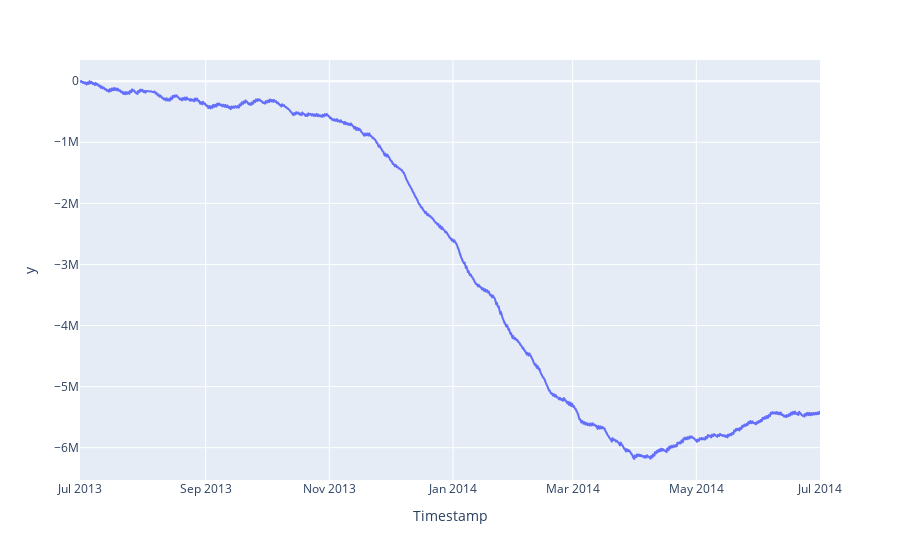

The notebook cell saved with this chart:
### Code cell
fig = px.line(netzero1_hourly, x="Timestamp", y=instant_power_balance_cummulative1)
fig.show()

### Figure 1 — Plotly figure (JSON) as saved in the notebook; plotly's stock layout.template omitted (floating-point values rounded to 4 significant figures; data arrays with more than 128 entries replaced by an {"elided": "..."} marker saying what was removed)
{"data": [{"hovertemplate": "Timestamp=%{x}<br>y=%{y}<extra></extra>", "legendgroup": "", "line": {"color": "#636efa", "dash": "solid"}, "marker": {"symbol": "circle"}, "mode": "lines", "name": "", "showlegend": false, "x": {"elided": "8761 str values"}, "xaxis": "x", "y": {"elided": "8761 float values"}, "yaxis": "y", "type": "scattergl"}], "layout": {"xaxis": {"anchor": "y", "domain": [0.0, 1.0], "title": {"text": "Timestamp"}}, "yaxis": {"anchor": "x", "domain": [0.0, 1.0], "title": {"text": "y"}}, "legend": {"tracegroupgap": 0}, "margin": {"t": 60}}}
